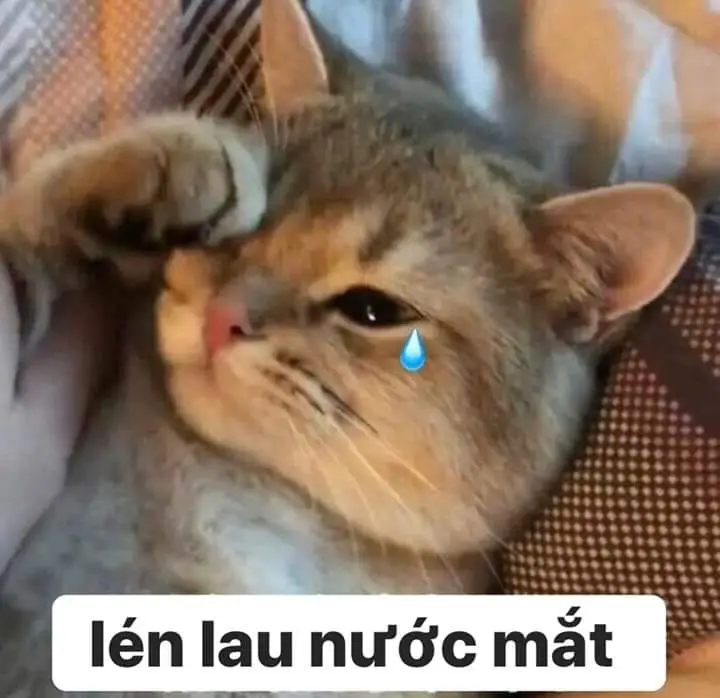
#> input picture Day16_17/cat.png, 720 x 698 px
$ jupyter execute day16.ipynb
#> lines starting #> are read from the running program, lines starting #| are printed output that depends on the picture
[cell 1]
import cv2
import numpy as np
import matplotlib.pyplot as plt

[cell 2]
class LeNet:
    """
    Simplified LeNet model implementing sliding-window convolution with selectable pooling mode.
    """

    def __init__(self, kernel: np.ndarray, pool_size: int = 2, pooling_mode: str = "max") -> None:
        """
        Initialize the model with a given convolution kernel, pooling size, and mode.

        Parameters:
            kernel (np.ndarray): 2D numpy array (e.g., 3x3) for convolution.
            pool_size (int): Pooling window size (default: 2x2).
            pooling_mode (str): Type of pooling - "max" or "mean" (default: "max").
        """
        self.kernel = kernel
        self.pool_size = pool_size
        if pooling_mode not in ["max", "mean"]:
            raise ValueError("Invalid pooling mode! Choose 'max' or 'mean'.")
        self.pooling_mode = pooling_mode

    def sliding_window_convolution(self, image: np.ndarray) -> np.ndarray:
        """
        Apply a 3x3 convolution kernel to a 2D image using a sliding window.

        Parameters:
            image (np.ndarray): Grayscale image as a 2D numpy array.

        Returns:
            np.ndarray: Convolved image.
        """
        img_h, img_w = image.shape
        k_h, k_w = self.kernel.shape
        output_h, output_w = img_h - k_h + 1, img_w - k_w + 1

        # Initialize output array
        output = np.zeros((output_h, output_w))

        # Sliding window operation
        for i in range(output_h):
            for j in range(output_w):
                region = image[i:i + k_h, j:j + k_w]
                output[i, j] = np.sum(region * self.kernel)

        # Normalize output
        output = np.clip(output, 0, 255)
        return output.astype(np.uint8)

    def apply_pooling(self, image: np.ndarray) -> np.ndarray:
        """
        Apply pooling (max or average) based on the selected mode.

        Parameters:
            image (np.ndarray): Input 2D array.

        Returns:
            np.ndarray: Pooled image.
        """
        img_h, img_w = image.shape
        stride = self.pool_size
        output_h, output_w = img_h // stride, img_w // stride

        pooled = np.zeros((output_h, output_w))

        for i in range(output_h):
            for j in range(output_w):
                region = image[i*stride:(i+1)*stride, j*stride:(j+1)*stride]
                if self.pooling_mode == "max":
                    pooled[i, j] = np.max(region)  # Max pooling
                else:
                    pooled[i, j] = np.mean(region)  # Average pooling

        return pooled.astype(np.uint8)

    def forward(self, image_path: str) -> None:
        """
        Load an image, apply convolution, pooling, and visualize results.

        Parameters:
            image_path (str): Path to the input image.
        """
#> called with image_path = 'cat.png'
        # Load grayscale image
        image = cv2.imread(image_path, cv2.IMREAD_GRAYSCALE)
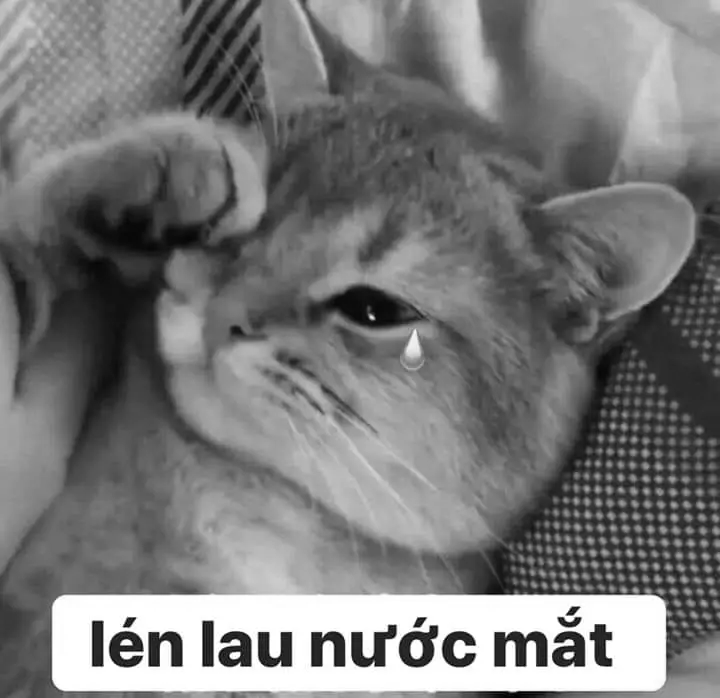
#> image: shape (698, 720); min 0, max 255, mean 120.4
        if image is None:
            raise ValueError("Error loading image. Check the file path.")

        # Apply convolution
        convolved_image = self.sliding_window_convolution(image)
#> after the loop in sliding_window_convolution, `for i in range(output_h):`:
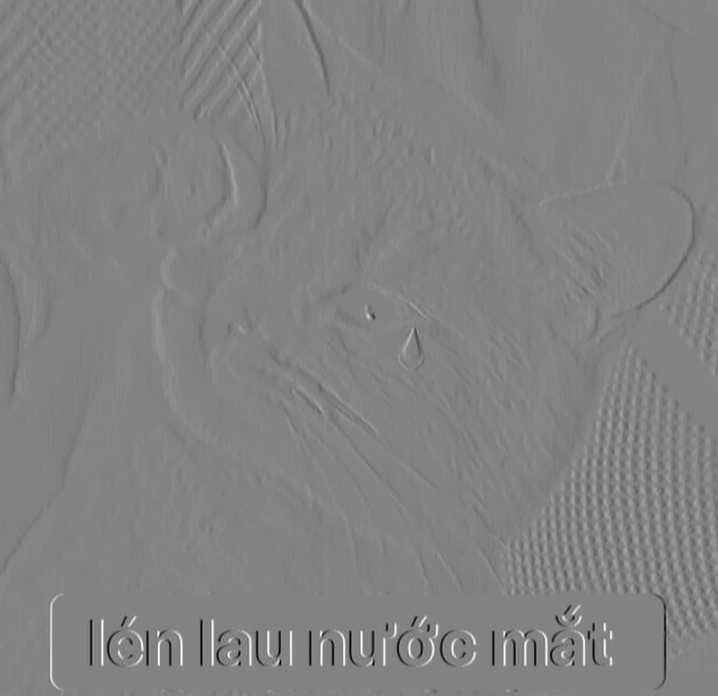
#> output: shape (696, 718) float64; min -963, max 917, mean -0.3; drawn with min black and max white
#> in sliding_window_convolution, `output = np.clip(output, 0, 255)`:
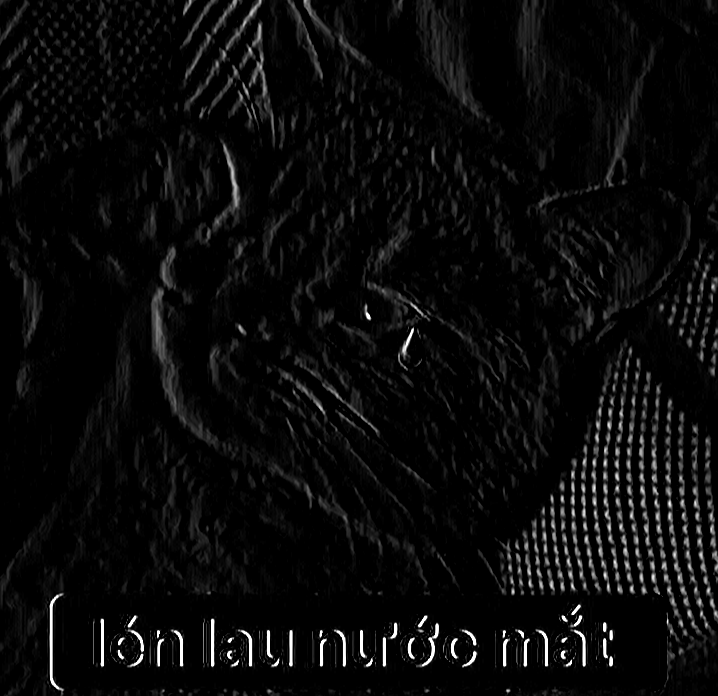
#> output: shape (696, 718) float64; min 0, max 255, mean 10.6

        # Apply selected pooling method
        pooled_image = self.apply_pooling(convolved_image)
#> after the loop in apply_pooling, `for i in range(output_h):`:
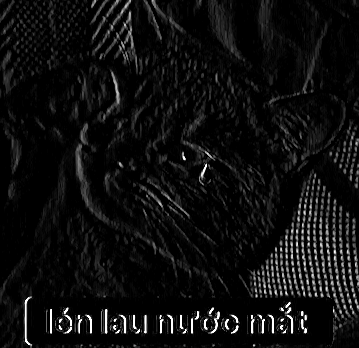
#> pooled: shape (348, 359) float64; min 0, max 255, mean 14.9

        # Visualization
        plt.figure(figsize=(12, 5))

        plt.subplot(1, 3, 1)
        plt.imshow(image, cmap="gray")
        plt.title("Original Image")
        plt.axis("off")

        plt.subplot(1, 3, 2)
        plt.imshow(convolved_image, cmap="gray")
        plt.title("Convolved Image")
        plt.axis("off")

        plt.subplot(1, 3, 3)
        plt.imshow(pooled_image, cmap="gray")
        plt.title(f"Pooled Image ({self.pooling_mode}-pooling)")
        plt.axis("off")

        plt.show()
